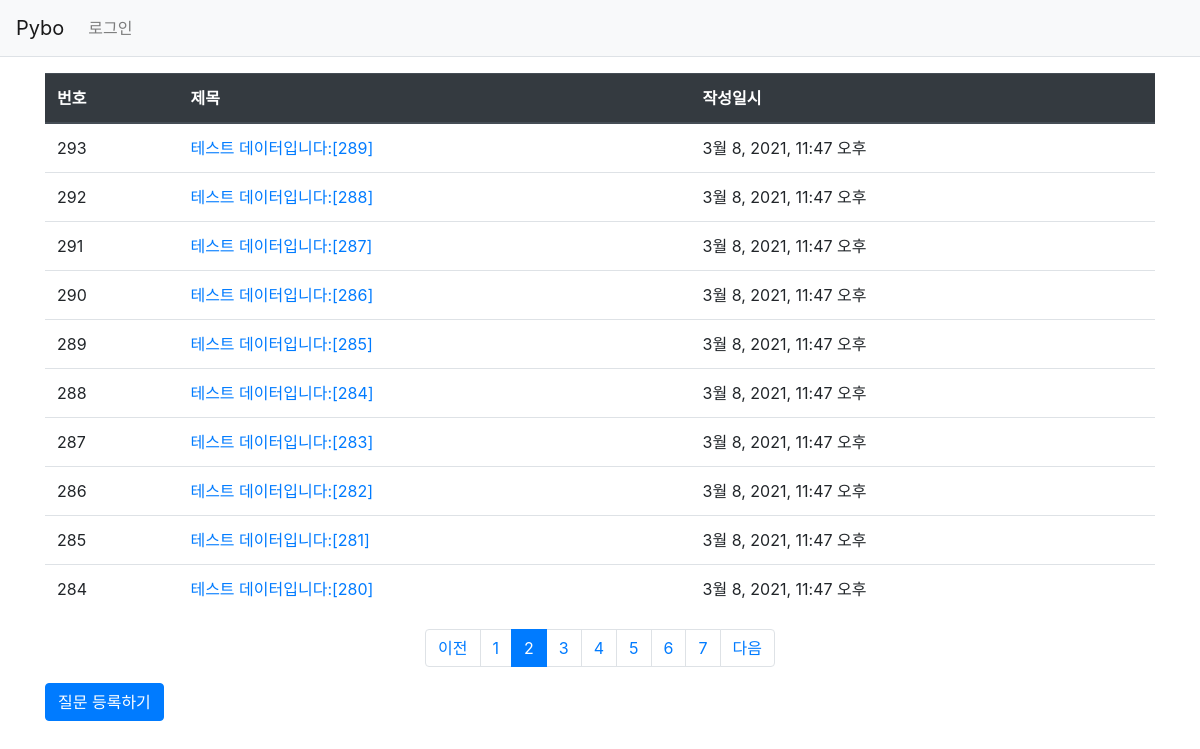
Page /pybo/?page=2 on the committed database.
### pybo/models.py (models this page shows, shortened)
class Question(models.Model):
    subject = models.CharField(max_length=200)
    content = models.TextField()
    create_date = models.DateTimeField()
    author = models.ForeignKey(User, on_delete=models.CASCADE)

### pybo/views.py (the view)
# urls.py: path('', views.index, name='index'),  # '/' 에 해당되는 path
def index(request):
    page = request.GET.get('page', '1')  # 페이지
    question_list = Question.objects.order_by('-create_date')
    paginator = Paginator(question_list, 10)  # 페이지당 10개씩 보여주기
    page_obj = paginator.get_page(page)
    context = {'question_list': page_obj}
    return render(request, 'pybo/question_list.html', context)

### pybo/templatetags/pybo_filter.py (called while the page is built)
@register.filter
def sub(value, arg):
    return value - arg

### templates/pybo/question_list.html (shortened to what this page needs)
{% extends 'base.html' %}
{% load pybo_filter %}
{% block content %}
<div class="container my-3">
  <table class="table">
    <thead>
      <tr class="thead-dark">
        <th>번호</th>
        <th>제목</th>
        <th>작성일시</th>
      </tr>
    </thead>
    <tbody>
    {% if question_list %}
      {% for question in question_list %}
        <tr>
          <td>
            {{ question_list.paginator.count|sub:question_list.start_index|sub:forloop.counter0|add:1 }}
          </td>
          <td>
            <a href="{% url 'pybo:detail' question.id %}">{{ question.subject }}</a>
          </td>
          <td>{{ question.create_date }}</td>
        </tr>
      {% endfor %}
    {% else %}
      <tr>
        <td colspan="3">질문이 없습니다.</td>
      </tr>
    {% endif %}
    </tbody>
  </table>
  <ul class="pagination justify-content-center">
    {% if question_list.has_previous %}
      <li class="page-item">
        <a class="page-link" href="?page={{ question_list.previous_page_number }}">이전</a>
      </li>
    {% else %}
      <li class="page-item disabled">
        <a class="page-link" tabindex="-1" aria-disabled="true" href="#">이전</a>
      </li>
    {% endif %}
    {% for page_number in question_list.paginator.page_range %}
      {% if page_number >= question_list.number|add:-5 and page_number <= question_list.number|add:5 %}
        {% if page_number == question_list.number %}
          <li class="page-item active" aria-current="page">
            <a class="page-link" href="?page={{ page_number }}">{{ page_number }}</a>
          </li>
        {% else %}
          <li class="page-item">
            <a class="page-link" href="?page={{ page_number }}">{{ page_number }}</a>
          </li>
        {% endif %}
      {% endif %}
    {% endfor %}
    {% if question_list.has_next %}
      <li class="page-item">
        <a class="page-link" href="?page={{ question_list.next_page_number }}">다음</a>
      </li>
    {% else %}
      <li class="page-item disabled">
        <a class="page-link" tabindex="-1" aria-disabled="true" href="#">다음</a>
      </li>
    {% endif %}
  </ul>
  <a href="{% url 'pybo:question_create' %}" class="btn btn-primary">질문 등록하기</a>
</div>
{% endblock %}

### rows in the picture
Question: paginator.count|sub "293", subject "테스트 데이터입니다:[289]", create_date "3월 8, 2021, 11:47 오후"
Question: paginator.count|sub "292", subject "테스트 데이터입니다:[288]", create_date "3월 8, 2021, 11:47 오후"
Question: paginator.count|sub "291", subject "테스트 데이터입니다:[287]", create_date "3월 8, 2021, 11:47 오후"
Question: paginator.count|sub "290", subject "테스트 데이터입니다:[286]", create_date "3월 8, 2021, 11:47 오후"
Question: paginator.count|sub "289", subject "테스트 데이터입니다:[285]", create_date "3월 8, 2021, 11:47 오후"
Question: paginator.count|sub "288", subject "테스트 데이터입니다:[284]", create_date "3월 8, 2021, 11:47 오후"
Question: paginator.count|sub "287", subject "테스트 데이터입니다:[283]", create_date "3월 8, 2021, 11:47 오후"
Question: paginator.count|sub "286", subject "테스트 데이터입니다:[282]", create_date "3월 8, 2021, 11:47 오후"
Question: paginator.count|sub "285", subject "테스트 데이터입니다:[281]", create_date "3월 8, 2021, 11:47 오후"
Question: paginator.count|sub "284", subject "테스트 데이터입니다:[280]", create_date "3월 8, 2021, 11:47 오후"

### other values in the picture
{{ page_number }} "1" "3" "4" "5" "6" "7"
{{ page_number }} "2"
